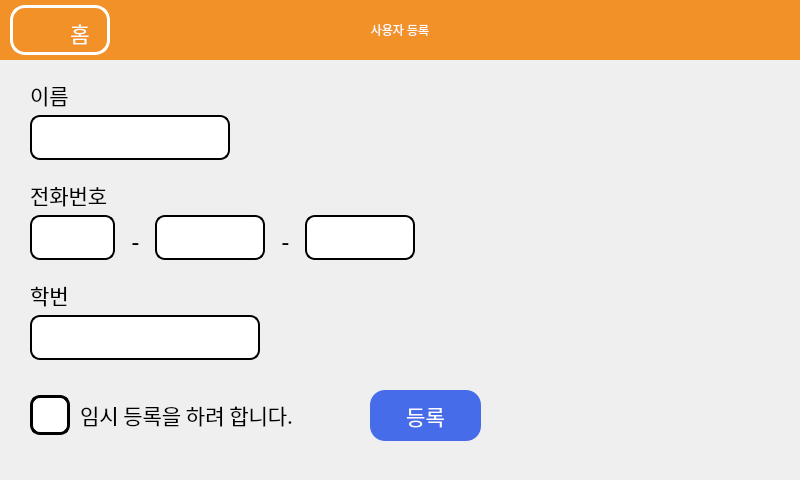
<?xml version="1.0" encoding="UTF-8"?>
<ui version="4.0">
 <class>SignUp</class>
 <widget class="QMainWindow" name="SignUp">
  <property name="enabled">
   <bool>true</bool>
  </property>
  <property name="geometry">
   <rect>
    <x>0</x>
    <y>0</y>
    <width>800</width>
    <height>480</height>
   </rect>
  </property>
  <property name="font">
   <font>
    <family>배달의민족 주아</family>
    <pointsize>20</pointsize>
   </font>
  </property>
  <property name="windowTitle">
   <string>MainWindow</string>
  </property>
  <property name="styleSheet">
   <string notr="true">QLineEdit
{
	border: 2px solid #000000;
	border-radius: 10px;
}</string>
  </property>
  <widget class="QWidget" name="centralwidget">
   <widget class="QFrame" name="frameMenu">
    <property name="geometry">
     <rect>
      <x>0</x>
      <y>0</y>
      <width>800</width>
      <height>60</height>
     </rect>
    </property>
    <property name="frameShape">
     <enum>QFrame::StyledPanel</enum>
    </property>
    <property name="frameShadow">
     <enum>QFrame::Raised</enum>
    </property>
    <widget class="QPushButton" name="buttonHome">
     <property name="geometry">
      <rect>
       <x>10</x>
       <y>5</y>
       <width>100</width>
       <height>50</height>
      </rect>
     </property>
     <property name="font">
      <font>
       <family>배달의민족 주아</family>
       <pointsize>16</pointsize>
      </font>
     </property>
     <property name="styleSheet">
      <string notr="true">QPushButton
{
	color: rgba(255, 255, 255, 0);
	background-color: rgba(255, 255, 255, 0);
	border-radius: 15px;
	border: 3px solid #ffffff;
}

QPushButton:hover
{
	background-color: rgb(241, 219, 194);
}</string>
     </property>
     <property name="text">
      <string>HH</string>
     </property>
     <property name="icon">
      <iconset>
       <normaloff>Images/home.png</normaloff>Images/home.png</iconset>
     </property>
     <property name="iconSize">
      <size>
       <width>40</width>
       <height>40</height>
      </size>
     </property>
    </widget>
    <widget class="QLabel" name="labelMenu">
     <property name="geometry">
      <rect>
       <x>0</x>
       <y>0</y>
       <width>800</width>
       <height>60</height>
      </rect>
     </property>
     <property name="styleSheet">
      <string notr="true">color: rgb(255, 255, 255);
background-color: rgb(241, 145, 39);
font: 22pt &quot;배달의민족 주아&quot;;</string>
     </property>
     <property name="text">
      <string>사용자 등록</string>
     </property>
     <property name="alignment">
      <set>Qt::AlignCenter</set>
     </property>
    </widget>
    <widget class="QLabel" name="labelHome">
     <property name="geometry">
      <rect>
       <x>60</x>
       <y>10</y>
       <width>40</width>
       <height>45</height>
      </rect>
     </property>
     <property name="font">
      <font>
       <family>배달의민족 주아</family>
       <pointsize>16</pointsize>
      </font>
     </property>
     <property name="styleSheet">
      <string notr="true">color: rgb(255, 255, 255);</string>
     </property>
     <property name="text">
      <string>홈</string>
     </property>
     <property name="alignment">
      <set>Qt::AlignCenter</set>
     </property>
    </widget>
    <zorder>labelMenu</zorder>
    <zorder>labelHome</zorder>
    <zorder>buttonHome</zorder>
   </widget>
   <widget class="QLabel" name="labelName">
    <property name="geometry">
     <rect>
      <x>30</x>
      <y>75</y>
      <width>51</width>
      <height>40</height>
     </rect>
    </property>
    <property name="font">
     <font>
      <family>배달의민족 주아</family>
      <pointsize>16</pointsize>
     </font>
    </property>
    <property name="text">
     <string>이름</string>
    </property>
    <property name="alignment">
     <set>Qt::AlignLeading|Qt::AlignLeft|Qt::AlignVCenter</set>
    </property>
   </widget>
   <widget class="QLabel" name="labelID">
    <property name="geometry">
     <rect>
      <x>30</x>
      <y>275</y>
      <width>51</width>
      <height>40</height>
     </rect>
    </property>
    <property name="font">
     <font>
      <family>배달의민족 주아</family>
      <pointsize>16</pointsize>
     </font>
    </property>
    <property name="text">
     <string>학번</string>
    </property>
    <property name="alignment">
     <set>Qt::AlignLeading|Qt::AlignLeft|Qt::AlignVCenter</set>
    </property>
   </widget>
   <widget class="QLabel" name="labelContact">
    <property name="geometry">
     <rect>
      <x>30</x>
      <y>175</y>
      <width>91</width>
      <height>40</height>
     </rect>
    </property>
    <property name="font">
     <font>
      <family>배달의민족 주아</family>
      <pointsize>16</pointsize>
     </font>
    </property>
    <property name="text">
     <string>전화번호</string>
    </property>
    <property name="alignment">
     <set>Qt::AlignLeading|Qt::AlignLeft|Qt::AlignVCenter</set>
    </property>
   </widget>
   <widget class="QPushButton" name="buttonRegister">
    <property name="geometry">
     <rect>
      <x>370</x>
      <y>390</y>
      <width>111</width>
      <height>51</height>
     </rect>
    </property>
    <property name="font">
     <font>
      <family>배달의민족 주아</family>
      <pointsize>16</pointsize>
     </font>
    </property>
    <property name="styleSheet">
     <string notr="true">QPushButton
{
	color: rgb(255, 255, 255);
	background-color: rgb(70, 108, 234);
	border-radius: 15px;
}

QPushButton:hover
{
	background-color: rgb(38, 61, 129);
}</string>
    </property>
    <property name="text">
     <string>등록</string>
    </property>
   </widget>
   <widget class="QLineEdit" name="editID">
    <property name="geometry">
     <rect>
      <x>30</x>
      <y>315</y>
      <width>230</width>
      <height>45</height>
     </rect>
    </property>
    <property name="sizePolicy">
     <sizepolicy hsizetype="Fixed" vsizetype="Fixed">
      <horstretch>0</horstretch>
      <verstretch>0</verstretch>
     </sizepolicy>
    </property>
    <property name="font">
     <font>
      <family>배달의민족 주아</family>
      <pointsize>18</pointsize>
     </font>
    </property>
    <property name="cursor">
     <cursorShape>IBeamCursor</cursorShape>
    </property>
    <property name="styleSheet">
     <string notr="true"/>
    </property>
    <property name="inputMethodHints">
     <set>Qt::ImhDigitsOnly</set>
    </property>
    <property name="maxLength">
     <number>10</number>
    </property>
    <property name="clearButtonEnabled">
     <bool>true</bool>
    </property>
   </widget>
   <widget class="QLineEdit" name="editContact2">
    <property name="geometry">
     <rect>
      <x>155</x>
      <y>215</y>
      <width>110</width>
      <height>45</height>
     </rect>
    </property>
    <property name="sizePolicy">
     <sizepolicy hsizetype="Fixed" vsizetype="Fixed">
      <horstretch>0</horstretch>
      <verstretch>0</verstretch>
     </sizepolicy>
    </property>
    <property name="font">
     <font>
      <family>배달의민족 주아</family>
      <pointsize>18</pointsize>
     </font>
    </property>
    <property name="styleSheet">
     <string notr="true"/>
    </property>
    <property name="inputMethodHints">
     <set>Qt::ImhDigitsOnly</set>
    </property>
    <property name="maxLength">
     <number>4</number>
    </property>
    <property name="clearButtonEnabled">
     <bool>true</bool>
    </property>
   </widget>
   <widget class="QLineEdit" name="editContact3">
    <property name="geometry">
     <rect>
      <x>305</x>
      <y>215</y>
      <width>110</width>
      <height>45</height>
     </rect>
    </property>
    <property name="sizePolicy">
     <sizepolicy hsizetype="Fixed" vsizetype="Fixed">
      <horstretch>0</horstretch>
      <verstretch>0</verstretch>
     </sizepolicy>
    </property>
    <property name="font">
     <font>
      <family>배달의민족 주아</family>
      <pointsize>18</pointsize>
     </font>
    </property>
    <property name="whatsThis">
     <string>&lt;html&gt;&lt;head/&gt;&lt;body&gt;&lt;p&gt;&lt;br/&gt;&lt;/p&gt;&lt;/body&gt;&lt;/html&gt;</string>
    </property>
    <property name="styleSheet">
     <string notr="true"/>
    </property>
    <property name="inputMethodHints">
     <set>Qt::ImhDigitsOnly</set>
    </property>
    <property name="maxLength">
     <number>4</number>
    </property>
    <property name="clearButtonEnabled">
     <bool>true</bool>
    </property>
   </widget>
   <widget class="QPushButton" name="buttonTemp">
    <property name="geometry">
     <rect>
      <x>30</x>
      <y>395</y>
      <width>40</width>
      <height>40</height>
     </rect>
    </property>
    <property name="styleSheet">
     <string notr="true">QPushButton
{
	background-color: rgb(255, 255, 255);
	border-radius: 10px;
	border: 3px solid black;
}

QPushButton:hover
{
	background-color: rgb(148, 148, 148);
}</string>
    </property>
    <property name="text">
     <string/>
    </property>
   </widget>
   <widget class="QLabel" name="labelDash1">
    <property name="geometry">
     <rect>
      <x>115</x>
      <y>225</y>
      <width>41</width>
      <height>31</height>
     </rect>
    </property>
    <property name="font">
     <font>
      <family>배달의민족 주아</family>
      <pointsize>18</pointsize>
     </font>
    </property>
    <property name="text">
     <string>-</string>
    </property>
    <property name="alignment">
     <set>Qt::AlignCenter</set>
    </property>
   </widget>
   <widget class="QLineEdit" name="editContact1">
    <property name="geometry">
     <rect>
      <x>30</x>
      <y>215</y>
      <width>85</width>
      <height>45</height>
     </rect>
    </property>
    <property name="sizePolicy">
     <sizepolicy hsizetype="Fixed" vsizetype="Fixed">
      <horstretch>0</horstretch>
      <verstretch>0</verstretch>
     </sizepolicy>
    </property>
    <property name="font">
     <font>
      <family>배달의민족 주아</family>
      <pointsize>18</pointsize>
     </font>
    </property>
    <property name="styleSheet">
     <string notr="true"/>
    </property>
    <property name="inputMethodHints">
     <set>Qt::ImhDigitsOnly</set>
    </property>
    <property name="maxLength">
     <number>3</number>
    </property>
    <property name="clearButtonEnabled">
     <bool>true</bool>
    </property>
   </widget>
   <widget class="QLabel" name="labelDash2">
    <property name="geometry">
     <rect>
      <x>265</x>
      <y>225</y>
      <width>41</width>
      <height>31</height>
     </rect>
    </property>
    <property name="font">
     <font>
      <family>배달의민족 주아</family>
      <pointsize>18</pointsize>
     </font>
    </property>
    <property name="text">
     <string>-</string>
    </property>
    <property name="alignment">
     <set>Qt::AlignCenter</set>
    </property>
   </widget>
   <widget class="QLabel" name="labelTemp">
    <property name="geometry">
     <rect>
      <x>80</x>
      <y>400</y>
      <width>250</width>
      <height>30</height>
     </rect>
    </property>
    <property name="font">
     <font>
      <family>배달의민족 주아</family>
      <pointsize>16</pointsize>
     </font>
    </property>
    <property name="text">
     <string>임시 등록을 하려 합니다.</string>
    </property>
   </widget>
   <widget class="QLineEdit" name="editName">
    <property name="geometry">
     <rect>
      <x>30</x>
      <y>115</y>
      <width>200</width>
      <height>45</height>
     </rect>
    </property>
    <property name="sizePolicy">
     <sizepolicy hsizetype="Fixed" vsizetype="Fixed">
      <horstretch>0</horstretch>
      <verstretch>0</verstretch>
     </sizepolicy>
    </property>
    <property name="font">
     <font>
      <family>배달의민족 주아</family>
      <pointsize>18</pointsize>
     </font>
    </property>
    <property name="styleSheet">
     <string notr="true"/>
    </property>
    <property name="inputMethodHints">
     <set>Qt::ImhNone</set>
    </property>
    <property name="maxLength">
     <number>20</number>
    </property>
    <property name="clearButtonEnabled">
     <bool>true</bool>
    </property>
   </widget>
  </widget>
 </widget>
 <resources/>
 <connections/>
</ui>
